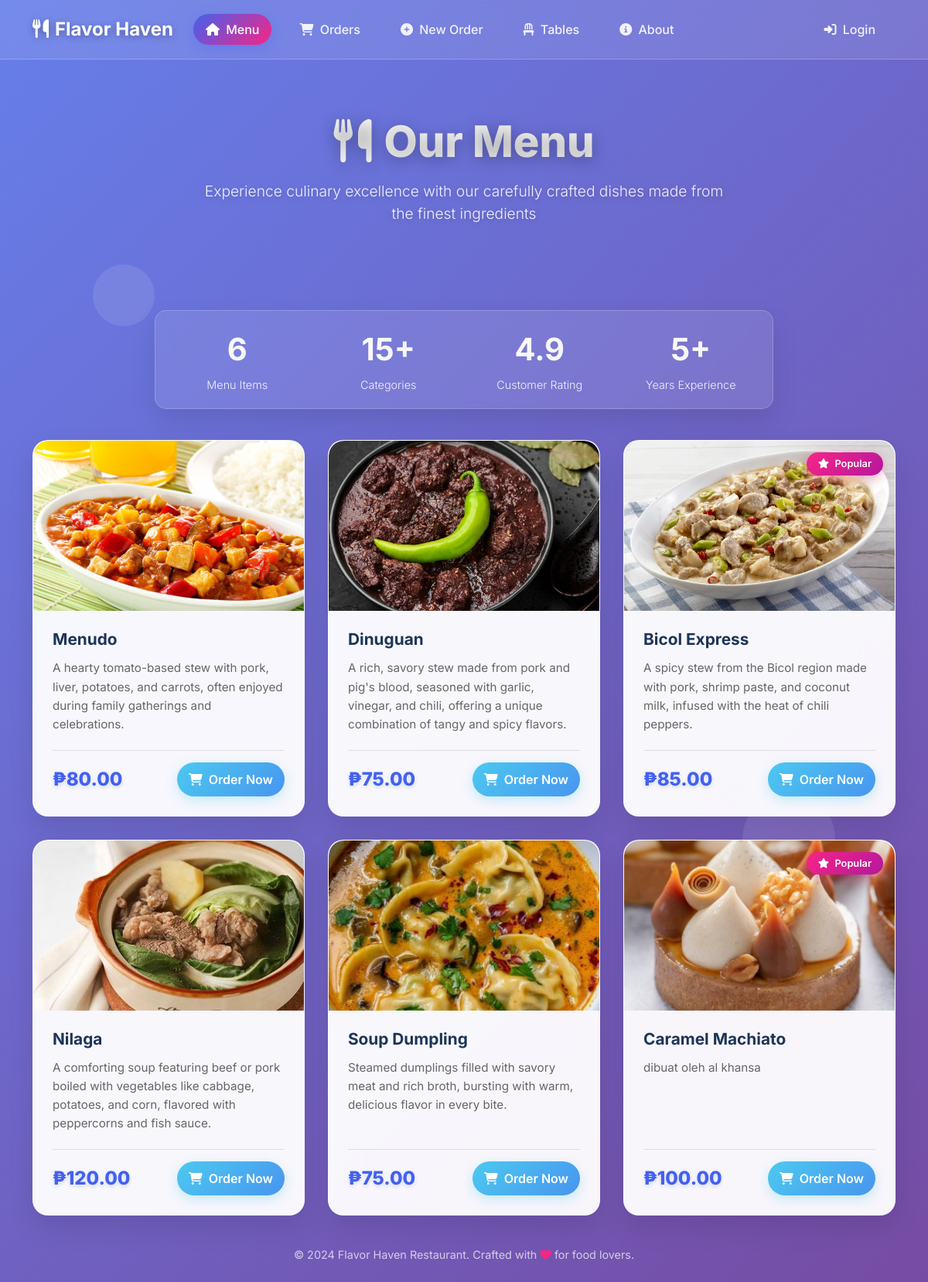
The page / on the database its author committed.
### tables this page shows
CREATE TABLE `tbl_menu` (
  `tbl_menu_id` int NOT NULL AUTO_INCREMENT,
  `image` varchar(255) NOT NULL,
  `name` varchar(255) NOT NULL,
  `description` varchar(255) NOT NULL,
  `price` int NOT NULL,
  PRIMARY KEY (`tbl_menu_id`)
);

### index.php (the view, shortened to what this page needs)
<!DOCTYPE html>
<html lang="en">
<head>
    <link href="https://cdn.jsdelivr.net/npm/bootstrap@5.3.0/dist/css/bootstrap.min.css" rel="stylesheet">
    <link rel="stylesheet" href="https://cdnjs.cloudflare.com/ajax/libs/font-awesome/6.4.0/css/all.min.css">
</head>
<body>
    <?php include 'navbar.php'; ?>
    <div class="floating-shapes">
        <div class="shape"></div>
    </div>
    <div class="main-container">
        <div class="container">
            <div class="header-section animate__animated animate__fadeInDown">
                <h1><i class="fas fa-utensils me-3"></i>Our Menu</h1>
                <p class="mt-3">Experience culinary excellence with our carefully crafted dishes made from the finest ingredients</p>
            </div>
            <div class="stats-bar glass-card animate__animated animate__fadeInUp">
                <div class="row text-center">
                    <div class="col-md-3 col-6 stat-item">
                        <div class="stat-number">
                            <?php
                                include('./conn/conn.php');
                                $stmt = $conn->prepare("SELECT COUNT(*) FROM tbl_menu");
                                $stmt->execute();
                                echo $stmt->fetchColumn();
                            ?>
                        </div>
                        <div class="stat-label">Menu Items</div>
                    </div>
                    <div class="col-md-3 col-6 stat-item">
                        <div class="stat-number">15+</div>
                        <div class="stat-label">Categories</div>
                    </div>
                    <div class="col-md-3 col-6 stat-item">
                        <div class="stat-number">4.9</div>
                        <div class="stat-label">Customer Rating</div>
                    </div>
                    <div class="col-md-3 col-6 stat-item">
                        <div class="stat-number">5+</div>
                        <div class="stat-label">Years Experience</div>
                    </div>
                </div>
            </div>
            <div class="food-grid">
                <?php
                    include('./conn/conn.php');
                    $stmt = $conn->prepare("SELECT * FROM tbl_menu");
                    $stmt->execute();
                    $result = $stmt->fetchAll();
                    $count = 0;
                    foreach ($result as $row) {
                        $count++;
                        $image = $row['image'];
                        $name = $row['name'];
                        $description = $row['description'];
                        $price = $row['price'];
                        $menuId = $row['tbl_menu_id'];
                        $isPopular = $count % 3 == 0;
                        ?>
                        <div class="glass-card">
                            <?php if ($isPopular): ?>
                                <div class="badge-popular">
                                    <i class="fas fa-star me-1"></i> Popular
                                </div>
                            <?php endif; ?>
                            <div class="image-container">
                                <img src="<?= $image ?>" class="menu-image" alt="<?= $name ?>">
                            </div>
                            <div class="card-body">
                                <h5 class="card-title"><?= $name ?></h5>
                                <p class="card-text"><?= $description ?></p>
                                <div class="price-order-container">
                                    <span class="price-tag">₱<?= number_format($price, 2) ?></span>
                                    <a href="new-order.php?add_item=<?= $menuId ?>" class="order-btn">
                                        <i class="fas fa-shopping-cart"></i> Order Now
                                    </a>
                                </div>
                            </div>
                        </div>
                        <?php
                    }
                ?>
            </div>
            <div class="footer animate__animated animate__fadeInUp">
                <p>&copy; 2024 Flavor Haven Restaurant. Crafted with <i class="fas fa-heart" style="color: var(--accent);"></i> for food lovers.</p>
            </div>
        </div>
    </div>
</body>
</html>

### navbar.php (shortened to what this page needs)
<nav class="navbar navbar-expand-lg navbar-dark fixed-top">
    <div class="container">
        <a class="navbar-brand" href="index.php">
            <i class="fas fa-utensils me-2"></i>Flavor Haven
        </a>
        <div class="collapse navbar-collapse" id="navbarNav">
            <ul class="navbar-nav me-auto">
                <li class="nav-item">
                    <a class="nav-link <?php echo basename($_SERVER['PHP_SELF']) == 'index.php' ? 'active' : ''; ?>" href="index.php">
                        <i class="fas fa-home me-1"></i> Menu
                    </a>
                </li>
                <li class="nav-item">
                    <a class="nav-link <?php echo basename($_SERVER['PHP_SELF']) == 'orders.php' ? 'active' : ''; ?>" href="orders.php">
                        <i class="fas fa-shopping-cart me-1"></i> Orders
                    </a>
                </li>
                <li class="nav-item">
                    <a class="nav-link <?php echo basename($_SERVER['PHP_SELF']) == 'new-order.php' ? 'active' : ''; ?>" href="new-order.php">
                        <i class="fas fa-plus-circle me-1"></i> New Order
                    </a>
                </li>
                <li class="nav-item">
                    <a class="nav-link <?php echo basename($_SERVER['PHP_SELF']) == 'table-management.php' ? 'active' : ''; ?>" href="table-management.php">
                        <i class="fas fa-chair me-1"></i> Tables
                    </a>
                </li>
                <li class="nav-item">
                    <a class="nav-link <?php echo basename($_SERVER['PHP_SELF']) == 'about.php' ? 'active' : ''; ?>" href="about.php">
                        <i class="fas fa-info-circle me-1"></i> About
                    </a>
                </li>
            </ul>
            <ul class="navbar-nav">
                <?php if (isset($_SESSION['user_id'])): ?>
                    <li class="nav-item dropdown">
                        <a class="nav-link dropdown-toggle" href="#" role="button" data-bs-toggle="dropdown">
                            <i class="fas fa-user me-1"></i> <?php echo $_SESSION['full_name']; ?>
                        </a>
                        <ul class="dropdown-menu">
                            <li><a class="dropdown-item" href="menu-manager.php"><i class="fas fa-cog me-2"></i> Manage Menu</a></li>
                            <li><hr class="dropdown-divider"></li>
                            <li><a class="dropdown-item text-danger" href="logout.php"><i class="fas fa-sign-out-alt me-2"></i> Logout</a></li>
                        </ul>
                    </li>
                <?php else: ?>
                    <li class="nav-item">
                        <a class="nav-link" href="login.php">
                            <i class="fas fa-sign-in-alt me-1"></i> Login
                        </a>
                    </li>
                <?php endif; ?>
            </ul>
        </div>
    </div>
</nav>

### navbar.php (style rules this page uses)
.navbar { background: rgba(255, 255, 255, 0.1); backdrop-filter: blur(20px); border-bottom: 1px solid rgba(255, 255, 255, 0.2); padding: 15px 0; transition: all 0.3s ease; }
.navbar-brand { font-weight: 700; font-size: 1.5rem; color: white !important; text-shadow: 0 2px 10px rgba(0, 0, 0, 0.3); }
.navbar-nav .nav-link { color: rgba(255, 255, 255, 0.9) !important; font-weight: 500; margin: 0 10px; padding: 8px 16px !important; border-radius: 25px; transition: all 0.3s ease; position: relative; }
.navbar-nav .nav-link.active { color: white !important; background: linear-gradient(135deg, var(--primary), var(--accent)); box-shadow: 0 5px 15px rgba(67, 97, 238, 0.3); }

### rows shown on the page
tbl_menu: image (picture), name "Menudo", description "A hearty tomato-based stew with pork, liver, potatoes, and carrots, often enjoyed during family gatherings and celebrations.", price "80.00"
tbl_menu: image (picture), name "Dinuguan", description "A rich, savory stew made from pork and pig's blood, seasoned with garlic, vinegar, and chili, offering a unique combination of tangy and spicy flavors.", price "75.00"
tbl_menu: shows "Popular", image (picture), name "Bicol Express", description "A spicy stew from the Bicol region made with pork, shrimp paste, and coconut milk, infused with the heat of chili peppers.", price "85.00"
tbl_menu: image (picture), name "Nilaga", description "A comforting soup featuring beef or pork boiled with vegetables like cabbage, potatoes, and corn, flavored with peppercorns and fish sauce.", price "120.00"
tbl_menu: image (picture), name "Soup Dumpling", description "Steamed dumplings filled with savory meat and rich broth, bursting with warm, delicious flavor in every bite.", price "75.00"
tbl_menu: shows "Popular", image (picture), name "Caramel Machiato", description "dibuat oleh al khansa", price "100.00"

### other values the page prints
$stmt->fetchColumn() "6"
